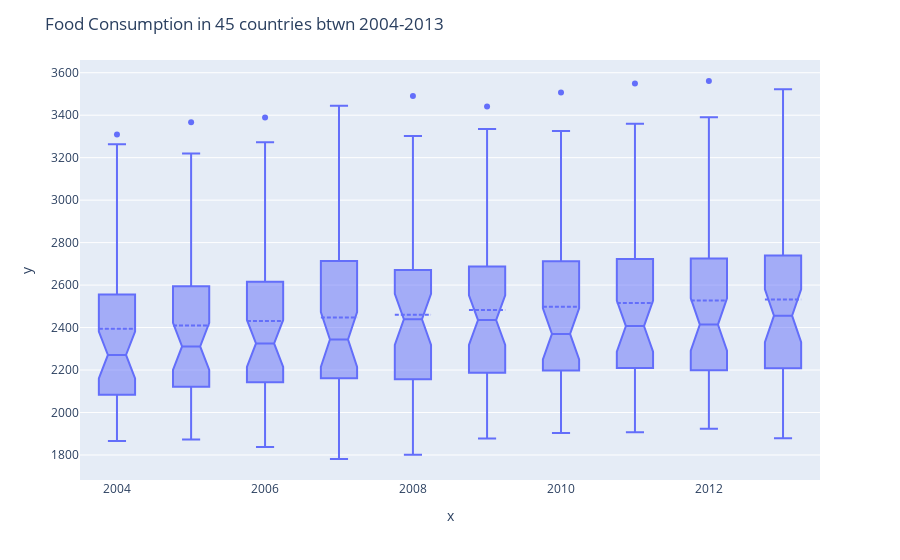

This figure's notebook cell:
### Code cell
data4=supply
df = px.data.tips()
fig=px.box(df, x=data4.Year, y=data4['Value'])
fig.update_traces(quartilemethod="linear",notched=True , boxmean=True)
fig.update_layout(title="Food Consumption in 45 countries btwn 2004-2013")
fig.show()

### Figure 1 — Plotly figure (JSON) as saved in the notebook; plotly's stock layout.template omitted (floating-point values rounded to 4 significant figures; data arrays with more than 128 entries replaced by an {"elided": "..."} marker saying what was removed)
{"data": [{"alignmentgroup": "True", "boxmean": true, "hovertemplate": "x=%{x}<br>y=%{y}<extra></extra>", "legendgroup": "", "marker": {"color": "#636efa"}, "name": "", "notched": true, "offsetgroup": "", "orientation": "v", "quartilemethod": "linear", "showlegend": false, "type": "box", "x": {"elided": "450 str values"}, "x0": " ", "xaxis": "x", "y": {"elided": "450 int values"}, "y0": " ", "yaxis": "y"}], "layout": {"boxmode": "group", "legend": {"tracegroupgap": 0}, "margin": {"t": 60}, "title": {"text": "Food Consumption in 45 countries btwn 2004-2013"}, "xaxis": {"anchor": "y", "domain": [0, 1], "title": {"text": "x"}}, "yaxis": {"anchor": "x", "domain": [0, 1], "title": {"text": "y"}}}}
